Frame 1 (no input): blank canvas, image omitted
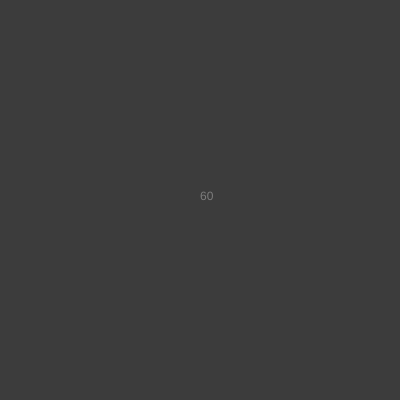
Frame 60 (no input)
Frame 120 (the mouse pressed at the canvas centre since frame 60): blank canvas, image omitted

The p5.js sketch that drew this single still picture (run headless with seeded random() and noise() and a simulated clock; from frame 60 on, the mouse is pressed at the canvas centre):

// p5.js sketch
// ── sketch.js
// IMA NYU Shanghai
// MOQN
// Sep 16 2019

let color;
let increment;
function setup() {
  createCanvas(400, 400);
  color = 0;
  increment = 1;
}

function draw() {
  color = color + increment;
  if (color > 255) {
    increment = -1;
  } else if (color < 0) {
    increment = 1;
  }
  background(color);

  fill(125);
  text(color, width/2, height/2);
}
